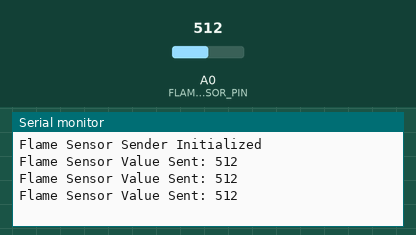
Recording of a sketch running on a simulated Arduino Uno, built with avr-gcc and run on an emulated ATmega328P. On the bench: the last lines printed to the serial monitor. Inputs (shaded band) come from the test bench; at power-on: A0 (FLAME_SENSOR_PIN) = 512.

Above: at 1.3 s.
1.4 s: A0 (FLAME_SENSOR_PIN) set to 716
At 1.9 s:
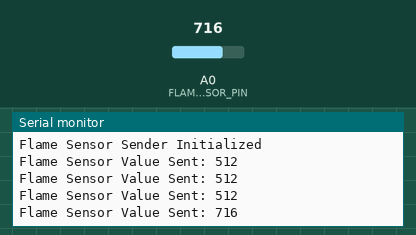
2.9 s: A0 (FLAME_SENSOR_PIN) set to 900
At 3.5 s:
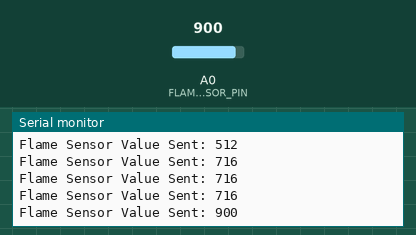
Timing chart, 0 to 5.9 s (numbered marks = the images above; inputs shaded):
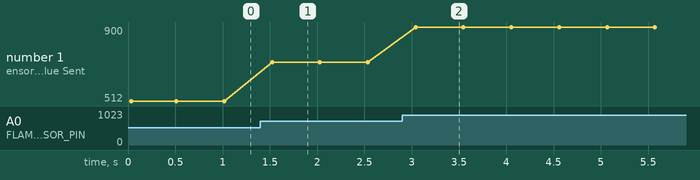

The sketch:

code_reciever.ino
```cpp
#include <SoftwareSerial.h>

#define RX_PIN 2
#define TX_PIN 3
#define FLAME_SENSOR_PIN A0

SoftwareSerial bluetooth(TX_PIN, RX_PIN);

void setup() {
  Serial.begin(9600);
  bluetooth.begin(9600);

  pinMode(FLAME_SENSOR_PIN, INPUT);

  Serial.println("Flame Sensor Sender Initialized");
}

void loop() {

  int flameValue = analogRead(FLAME_SENSOR_PIN);

  // Send the flame sensor value over Bluetooth
  bluetooth.println(flameValue);

  // Debugging
  Serial.print("Flame Sensor Value Sent: ");
  Serial.println(flameValue);

  delay(500);
}
```

Measured:
- after the input at 1.4 s, the serial monitor: prints a new line after 0.12 s (image 1)
- after the input at 2.9 s, the serial monitor: prints a new line after 0.14 s (image 2)
- plotted number 1: 512 → 716 after the input at 1.4 s, 716 → 900 after the input at 2.9 s
